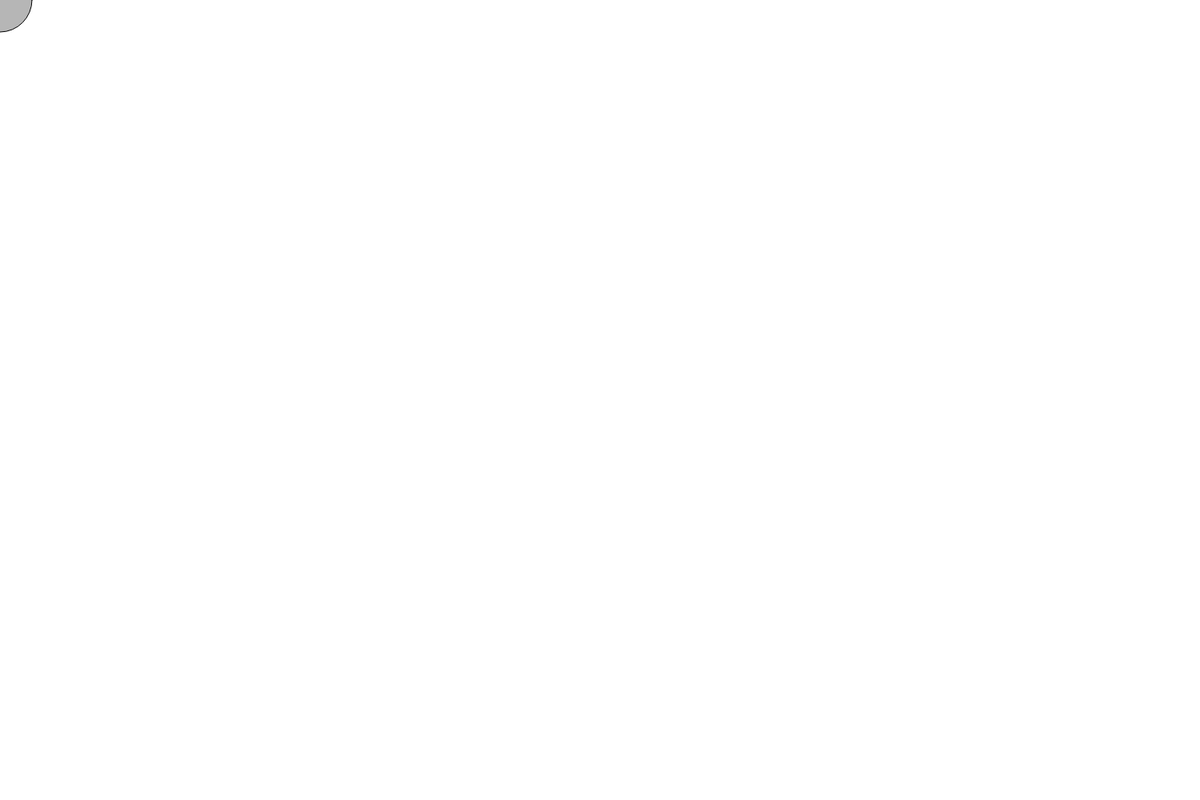
Frame 1 (no input)
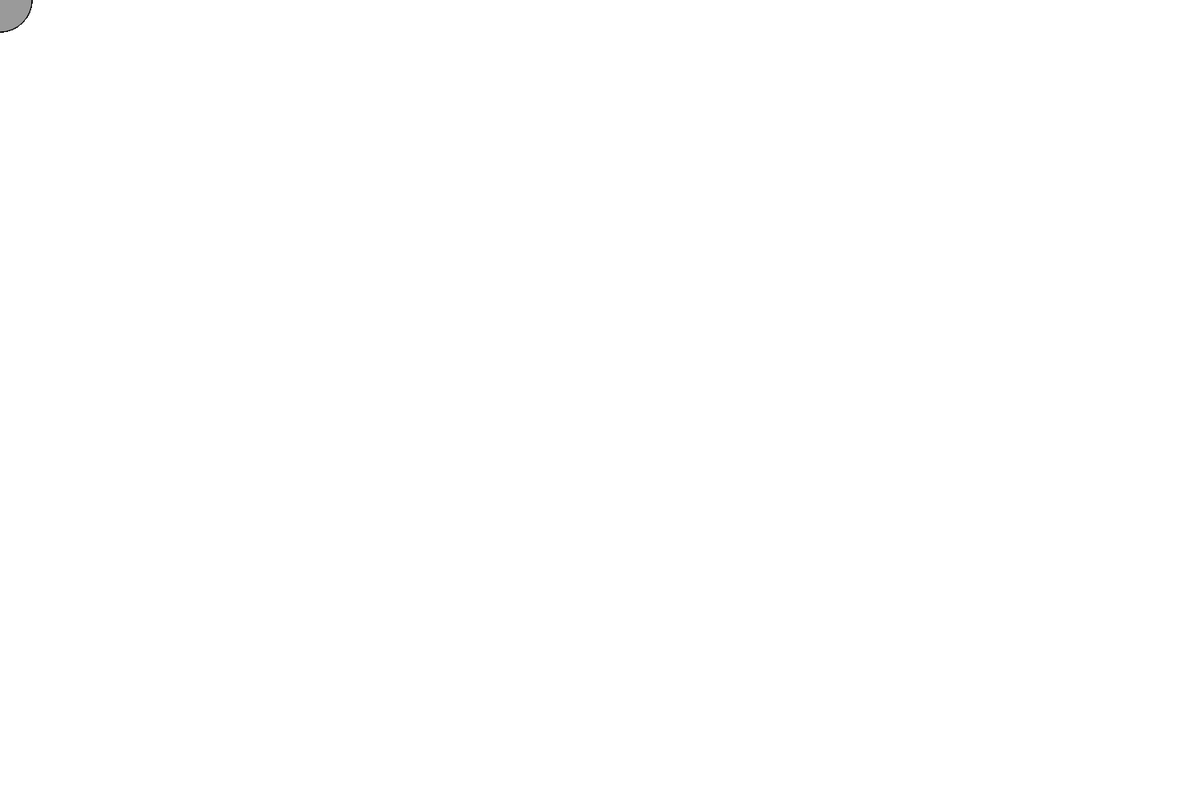
Frame 60 (no input)
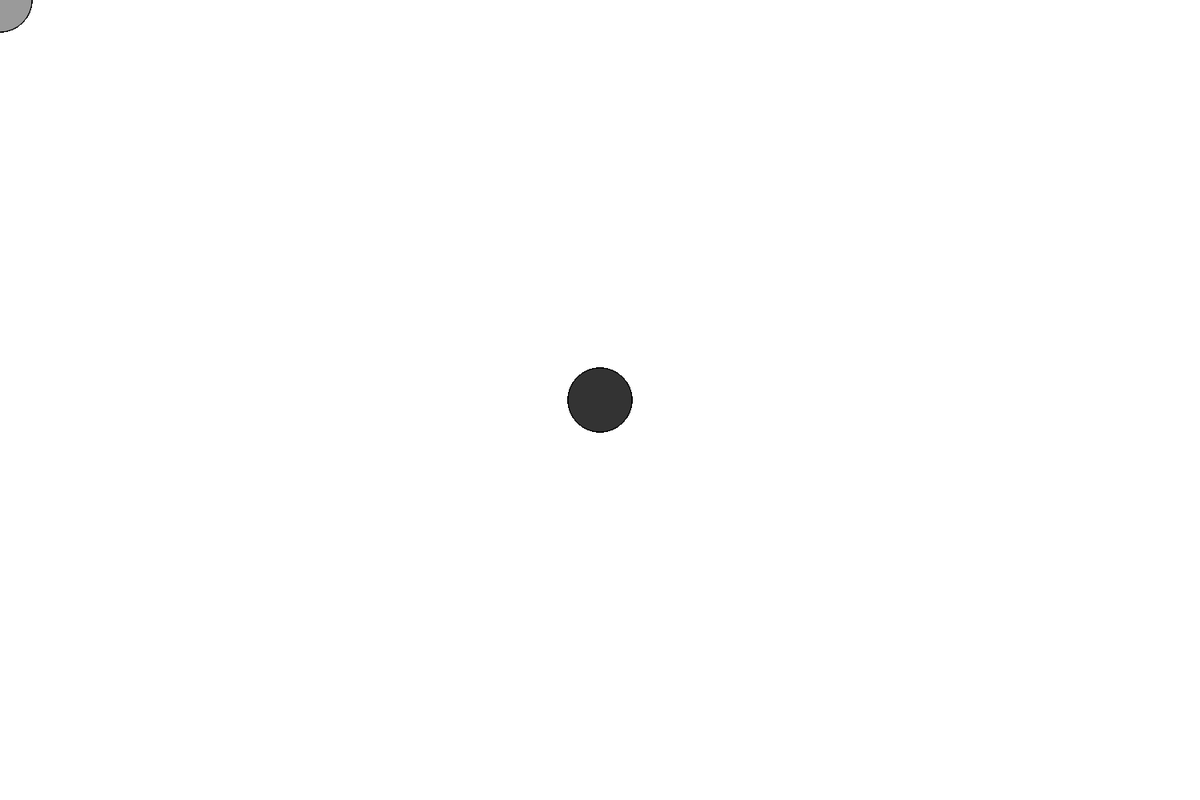
Frame 120 (the mouse pressed at the canvas centre since frame 60)

The p5.js sketch that drew these frames (run headless with seeded random() and noise() and a simulated clock; from frame 60 on, the mouse is pressed at the canvas centre):

// p5.js sketch
// ── sketch.js
function setup() {
  // put setup code here
  createCanvas(1500, 1000)
}

function draw() {
  if(mouseIsPressed){
    fill(random(0, 255));
  }else{
    fill(random(0, 255));
  }
  ellipse(mouseX, mouseY, 80, 80)
  // put drawing code here
}
